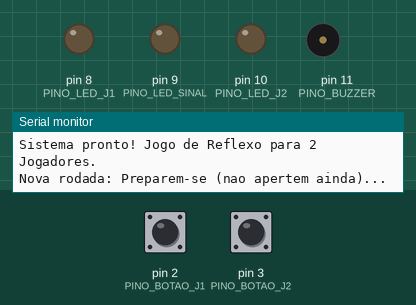
Recording of a sketch running on a simulated Arduino Uno, built with avr-gcc and run on an emulated ATmega328P. Shown: output pins drawn as LEDs (lit = HIGH), buzzer (waves = sounding), the last lines printed to the serial monitor. Dashed ring = blinking. Inputs (shaded band) come from the test bench; at power-on: pin 2 (PINO_BOTAO_J1) HIGH, pin 3 (PINO_BOTAO_J2) HIGH. Random numbers use the default seed unless the sketch sets one.

Above: at 1.8 s.
1.9 s: pin 2 (PINO_BOTAO_J1) pulled LOW for 0.15 s
At 1.97 s:
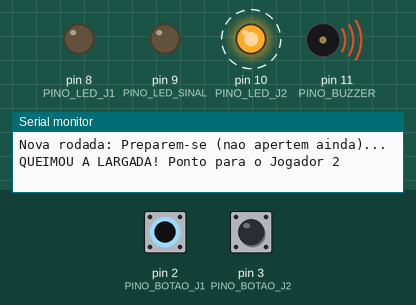
4.9 s: pin 3 (PINO_BOTAO_J2) pulled LOW for 3.2 s
At 4.97 s:
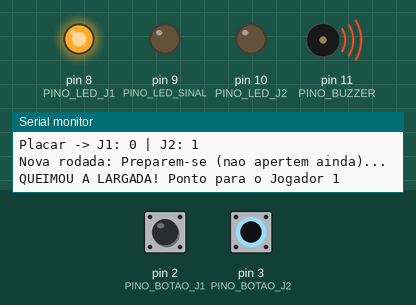
9.6 s: pin 3 (PINO_BOTAO_J2) pulled LOW for 1 s
At 11.19 s:
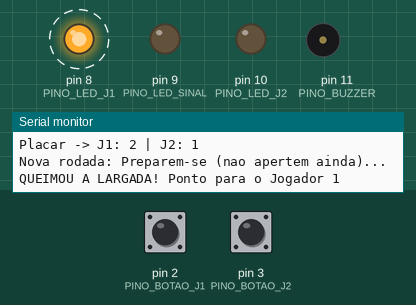
12.6 s: pin 2 (PINO_BOTAO_J1) pulled LOW for 1 s
At 20.6 s:
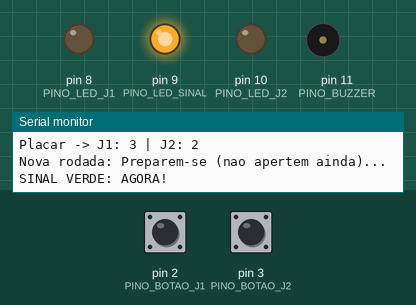
21.5 s: pin 3 (PINO_BOTAO_J2) pulled LOW for 0.15 s
At 21.87 s:
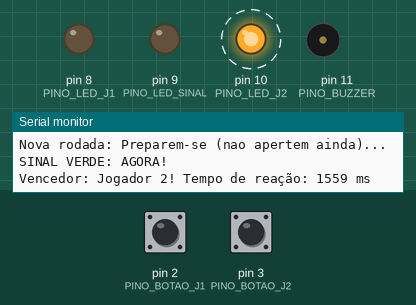
Timing chart, 0 to 29.3 s (numbered marks = the images above; inputs shaded):
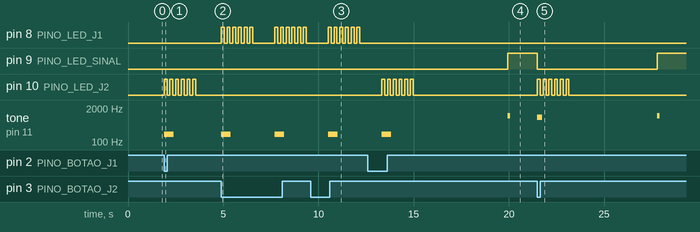

The sketch:

p22_jogo_de_reflexo_para_2_jogadores.ino
```cpp
/*
 * Projeto 22: Jogo de Reflexo para 2 Jogadores
 * O que faz: Aguarda tempo aleatório, acende o LED verde e mede quem aperta o botão primeiro (ou queima a largada).
 * Ligações: D2 (Botão J1), D3 (Botão J2), D8 (LED J1), D9 (LED Verde Central), D10 (LED J2), D11 (Buzzer)
 * Bibliotecas: Nenhuma biblioteca extra
 * Material: 80 Projetos Arduino
 */

const byte PINO_BOTAO_J1 = 2;  // Botão do Jogador 1 (esquerda)
const byte PINO_BOTAO_J2 = 3;  // Botão do Jogador 2 (direita)
const byte PINO_LED_J1 = 8;    // LED Azul do Jogador 1
const byte PINO_LED_SINAL = 9; // LED Verde central de largada
const byte PINO_LED_J2 = 10;   // LED Vermelho do Jogador 2
const byte PINO_BUZZER = 11;   // Buzzer passivo

int pontosJ1 = 0;
int pontosJ2 = 0;

void comemorar(byte pinoLed, byte jogador, unsigned long tempoMs, bool queimou) {
  digitalWrite(PINO_LED_SINAL, LOW);
  if (queimou) {
    tone(PINO_BUZZER, 200, 500);
    Serial.print(F("QUEIMOU A LARGADA! Ponto para o Jogador "));
    Serial.println(jogador);
  } else {
    tone(PINO_BUZZER, 880, 250);
    Serial.print(F("Vencedor: Jogador "));
    Serial.print(jogador);
    Serial.print(F("! Tempo de reação: "));
    Serial.print(tempoMs);
    Serial.println(F(" ms"));
  }

  for (byte i = 0; i < 6; i++) {
    digitalWrite(pinoLed, HIGH);
    delay(150);
    digitalWrite(pinoLed, LOW);
    delay(150);
  }

  Serial.print(F("Placar -> J1: "));
  Serial.print(pontosJ1);
  Serial.print(F(" | J2: "));
  Serial.println(pontosJ2);
}

void setup() {
  Serial.begin(9600);
  pinMode(PINO_BOTAO_J1, INPUT_PULLUP);
  pinMode(PINO_BOTAO_J2, INPUT_PULLUP);
  pinMode(PINO_LED_J1, OUTPUT);
  pinMode(PINO_LED_SINAL, OUTPUT);
  pinMode(PINO_LED_J2, OUTPUT);
  pinMode(PINO_BUZZER, OUTPUT);

  randomSeed(analogRead(A0));
  Serial.println(F("Sistema pronto! Jogo de Reflexo para 2 Jogadores."));
}

void loop() {
  Serial.println(F("Nova rodada: Preparem-se (nao apertem ainda)..."));
  delay(1000);

  unsigned long espera = (unsigned long)random(2000, 5000);
  unsigned long inicioEspera = millis();

  // Monitora queimada de largada durante a espera
  while (millis() - inicioEspera < espera) {
    if (digitalRead(PINO_BOTAO_J1) == LOW) {
      pontosJ2++;
      comemorar(PINO_LED_J2, 2, 0, true);
      return;
    }
    if (digitalRead(PINO_BOTAO_J2) == LOW) {
      pontosJ1++;
      comemorar(PINO_LED_J1, 1, 0, true);
      return;
    }
  }

  // Sinal de largada!
  Serial.println(F("SINAL VERDE: AGORA!"));
  digitalWrite(PINO_LED_SINAL, HIGH);
  tone(PINO_BUZZER, 1000, 120);
  unsigned long instanteLargada = millis();

  while (true) {
    if (digitalRead(PINO_BOTAO_J1) == LOW) {
      unsigned long reacao = millis() - instanteLargada;
      pontosJ1++;
      comemorar(PINO_LED_J1, 1, reacao, false);
      break;
    }
    if (digitalRead(PINO_BOTAO_J2) == LOW) {
      unsigned long reacao = millis() - instanteLargada;
      pontosJ2++;
      comemorar(PINO_LED_J2, 2, reacao, false);
      break;
    }
  }

  delay(1500);
}
```

Measured:
- after the input at 1.9 s, pin 10 (PINO_LED_J2): alternates HIGH for 0.15 s and LOW for 0.15 s, 12 changes in all, then stays LOW, starting at once
- after the input at 4.9 s, pin 8 (PINO_LED_J1): goes 5 × (HIGH 0.15 s, LOW 0.15 s), HIGH 0.15 s, LOW 1.2 s, 5 × (HIGH 0.15 s, LOW 0.15 s), HIGH 0.15 s, then LOW, starting at once
- after the input at 9.6 s, pin 8 (PINO_LED_J1): alternates HIGH for 0.15 s and LOW for 0.15 s, starting after 0.92 s; tone on pin 11 (PINO_BUZZER): silent → 200 Hz after 0.92 s, → silent 0.50 s later
- after the input at 12.6 s, pin 10 (PINO_LED_J2): alternates HIGH for 0.15 s and LOW for 0.15 s, 12 changes in all, then stays LOW, starting after 0.73 s
- after the input at 21.5 s, pin 9 (PINO_LED_SINAL): HIGH → LOW at once, → HIGH 6.3 s later; pin 10 (PINO_LED_J2): alternates HIGH for 0.15 s and LOW for 0.15 s, 12 changes in all, then stays LOW, starting at once; tone on pin 11 (PINO_BUZZER): silent → 880 Hz at once, → silent 0.25 s later, → 1000 Hz 6.1 s later, → silent 0.12 s later
- by itself, tone on pin 11 (PINO_BUZZER): alternates 200 Hz for 0.50 s and silent for 2.3 s
